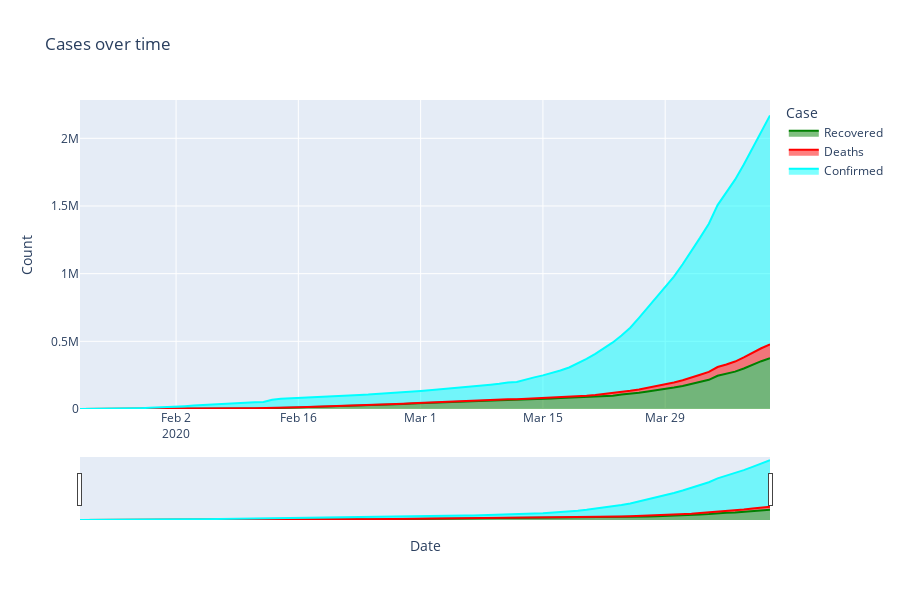

The notebook cell saved with this chart:
### Code cell
temp = global_df.groupby('Date')['Recovered', 'Deaths', 'Confirmed'].sum().reset_index()
temp = temp.melt(id_vars="Date", value_vars=['Recovered', 'Deaths', 'Confirmed'],
                 var_name='Case', value_name='Count')
temp.head()

fig = px.area(temp, x="Date", y="Count", color='Case', height=600,
             title='Cases over time', color_discrete_sequence = ['green', 'red', 'cyan'])
fig.update_layout(xaxis_rangeslider_visible=True)
fig.show()
